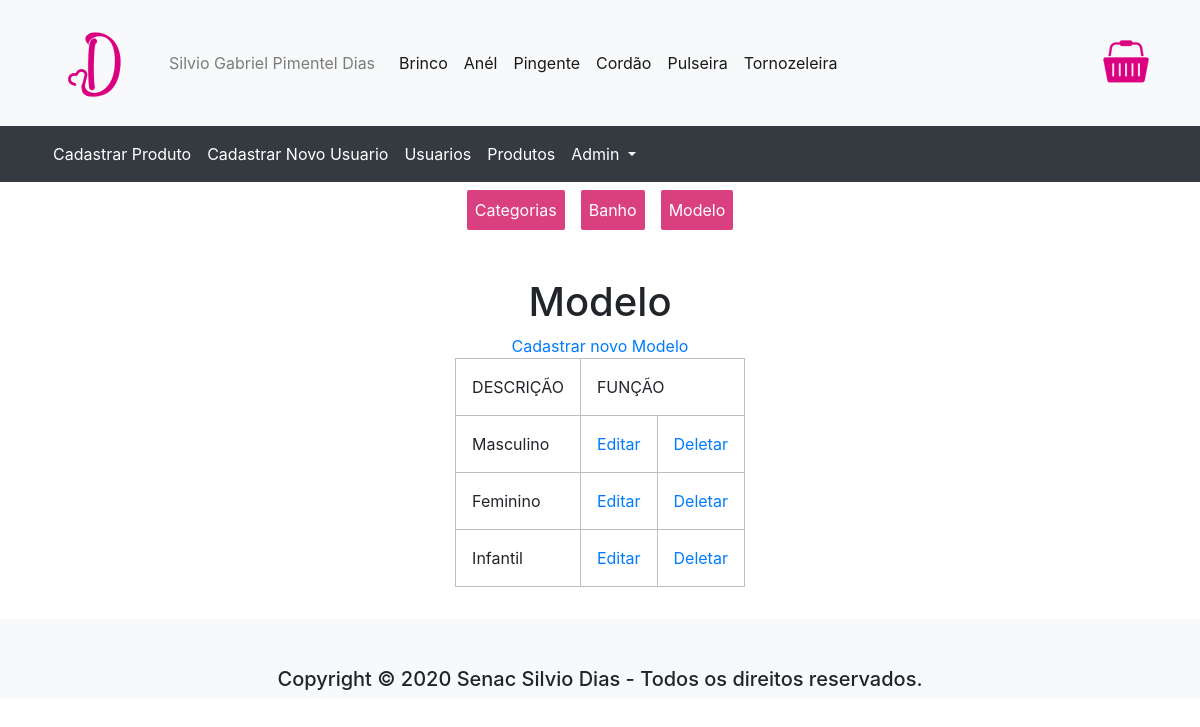
/index.php?pagina=categoria&pedido=modelo (signed in), run on the app's committed database.
### tables this page shows
CREATE TABLE modelo(
	id_modelo INT AUTO_INCREMENT,
    nome_modelo VARCHAR(50),
    PRIMARY KEY(id_modelo)
    );

### paginas/ADMIN/tabelaModelo.php (the view)
<div class="tabela">
    <h1>Modelo</h1>
    <a class="link_botao" href="?pagina=cadastro_modelo">Cadastrar novo Modelo</a>
    <table cellspacing=0>
        <tr>
            <th>DESCRIÇÃO</th>
            <th colspan="2">FUNÇÃO</th>
        </tr>
        <?php
            while($linha = mysqli_fetch_array($modelo)){
            ?>
                <tr>
                <td><?=$linha['nome_modelo']?></td>
                <td class=tabela-celula><a href="?pagina=cadastro_modelo&id_modelo=<?=$linha['id_modelo']?>">Editar</td>
                <td class=tabela-celula><a href="./script/excluir_modelo.php?id=<?=$linha['id_modelo']?>">Deletar</a></td>
                </tr>
        <?php
            }
        ?>
    </table>
</div>

### css/style.css (style rules this page uses)
td,th { border: 1px solid rgb(190, 190, 190); padding: 1rem; white-space: nowrap; }
.tabela { display: flex; flex-direction: column; align-items: center; padding: 2rem; margin: 0.5rem 2rem 0 2rem; }

### data on the page
modelo: nome_modelo "Masculino"
modelo: nome_modelo "Feminino"
modelo: nome_modelo "Infantil"

### other printed values
$login "Silvio Gabriel Pimentel Dias"
